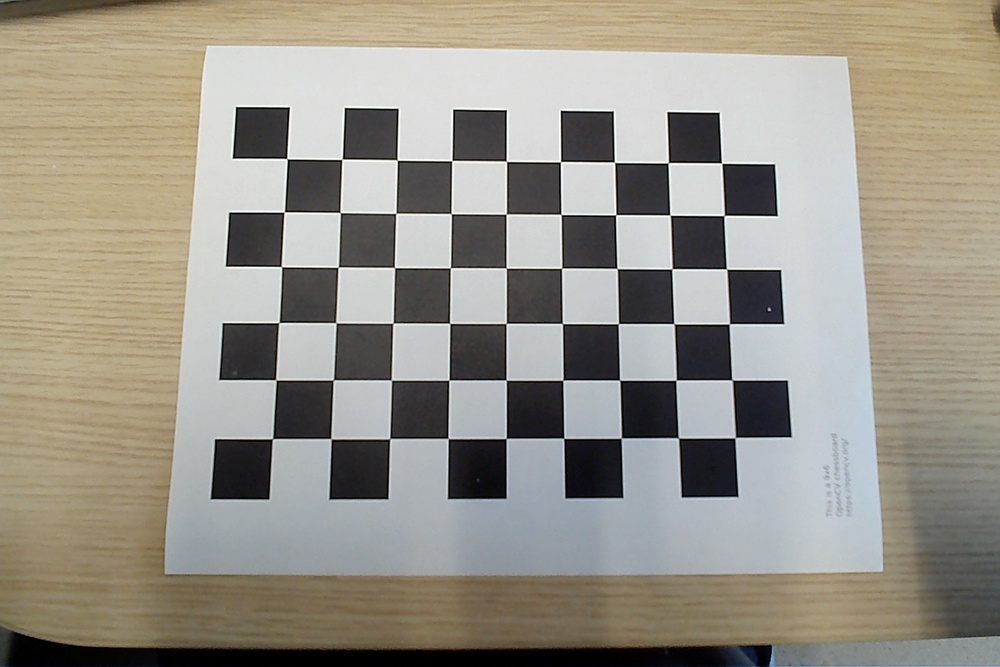
#> input picture opencv/camera_1/images/chessboard1.jpg, 1000 x 667 px, shrunk from 1440 x 960 before the run; its folder holds only this picture in this run
$ python calibrate_camera.py
#> lines starting #> are read from the running program, lines starting #| are printed output that depends on the picture; after the words box and inside, x2 and y2 are one past the last pixel; in counts of white or black regions, pixels touching at a corner belong together; long printed decimals are rounded
import numpy as np
import cv2 as cv
import glob
import os

camera_folder = 'camera_1'  # Change this for each camera
image_path = os.path.join(camera_folder, 'images', '*.jpg')
save_path = os.path.join(camera_folder, 'calibration_data.npz')

# termination criteria
criteria = (cv.TERM_CRITERIA_EPS + cv.TERM_CRITERIA_MAX_ITER, 30, 0.001)

# prepare object points, like (0,0,0), (1,0,0), (2,0,0) ....,(6,5,0)
objp = np.zeros((6*9,3), np.float32)
objp[:,:2] = np.mgrid[0:9,0:6].T.reshape(-1,2)

# Arrays to store object points and image points from all the images.
objpoints = [] # 3d point in real world space
imgpoints = [] # 2d points in image plane.

images = glob.glob(image_path)

for fname in images:
    img = cv.imread(fname)
#> img is the input picture: shape (667, 1000, 3); mean B, G, R 136.6, 147.7, 152.1
    gray = cv.cvtColor(img, cv.COLOR_BGR2GRAY)
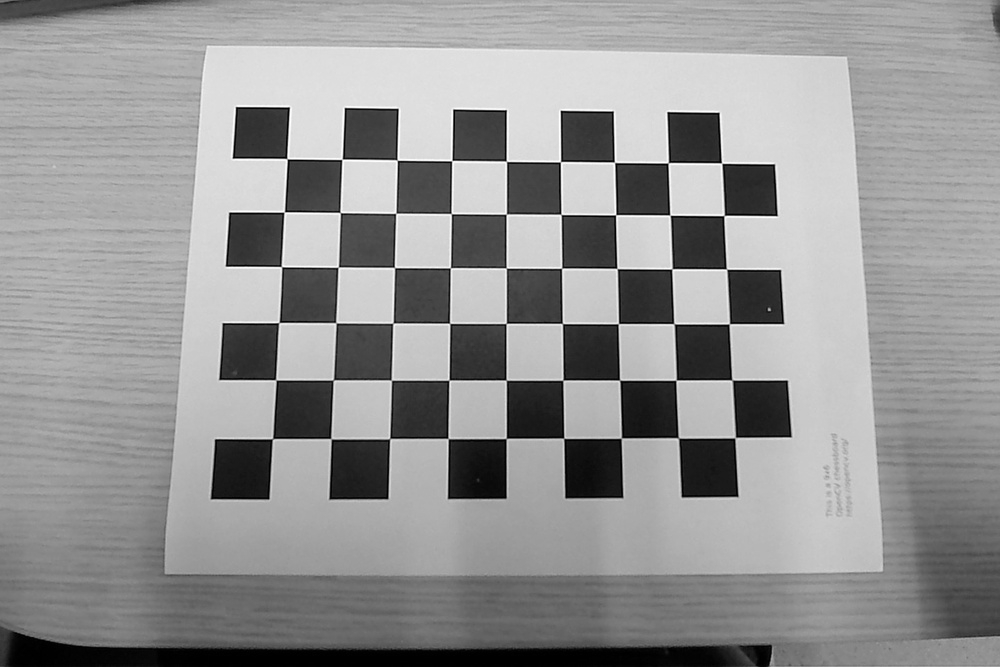
#> gray: shape (667, 1000); min 0, max 255, mean 147.7

    # Find the chess board corners
    ret, corners = cv.findChessboardCorners(gray, (9,6), None)
#> ret = True; corners = 54 rows, first 8: [286.9, 158.6], [341.9, 159.3], [397.3, 160.3], [451.7, 160.6], [506.5, 161.4], [560.5, 161.6], [614.5, 162.4], [668.3, 162.7]

    # If found, add object points, image points (after refining them)
    if ret == True:
        objpoints.append(objp)

        corners2 = cv.cornerSubPix(gray,corners, (11,11), (-1,-1), criteria)
#> corners2 = 54 rows, first 8: [287.1, 158.7], [342.1, 159.3], [397.2, 160.1], [451.8, 160.6], [506.4, 161.3], [560.5, 161.7], [614.5, 162.3], [668.3, 162.7]
        imgpoints.append(corners2)

        # Draw and display the corners
        img = cv.drawChessboardCorners(img, (9,6), corners2, ret)
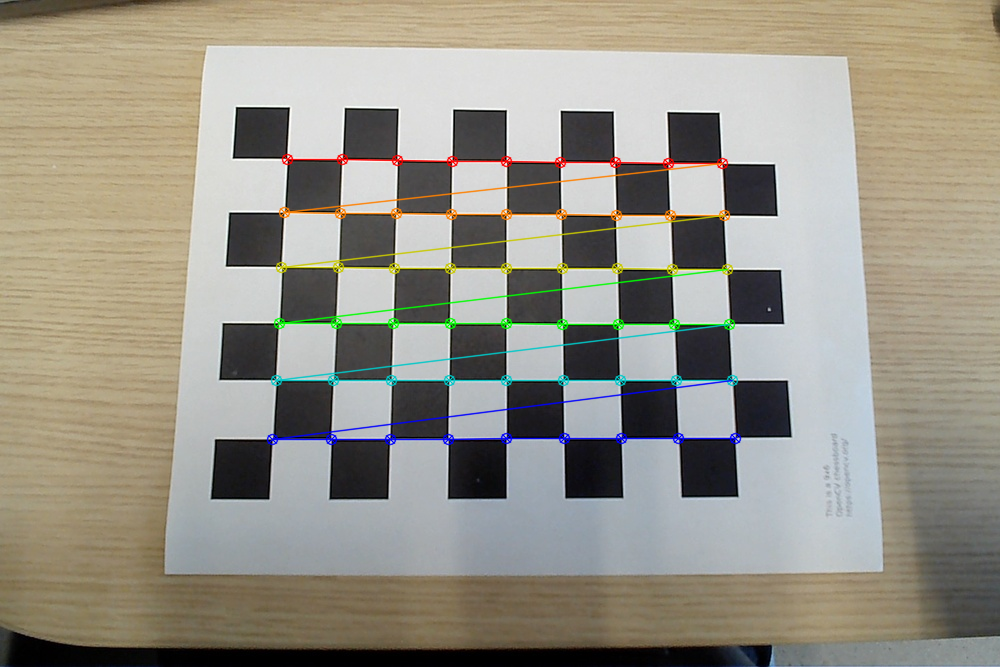
#> img: shape (667, 1000, 3); 2.86% of pixels changed, all inside (x1, y1, x2, y2) = (266, 153, 742, 446)
        cv.imshow('img', img)
        cv.waitKey(0)

cv.destroyAllWindows()

# Calibrate camera
ret, mtx, dist, rvecs, tvecs = cv.calibrateCamera(
    objpoints, imgpoints, gray.shape[::-1], None, None
)
#> ret = 0.143; mtx = [[65.07, 0, 499], [0, 64.87, 333.1], [0, 0, 1]]; dist = [[0.000343, -4.16e-05, -0.000349, 8.86e-05, 1.46e-06]]; rvecs = ([-0.0153, -0.0031, 0.00245],); tvecs = ([-3.87, -3.18, 1.19],)

# Save calibration data
np.savez(save_path, mtx=mtx, dist=dist, rvecs=rvecs, tvecs=tvecs)

# Display calibration result
print("\nCamera matrix (intrinsic parameters):\n", mtx)
#| Camera matrix (intrinsic parameters):
#|  [[ 65.072   0.         499.046]
#|  [  0.          64.865 333.138]
#|  [  0.           0.           1.        ]]
print("\nDistortion coefficients:\n", dist)
#| Distortion coefficients:
#|  [[ 3.43191885e-04 -4.16219079e-05 -3.49244187e-04  8.85556824e-05
#|    1.45548888e-06]]

$ run again, on opencv/camera_1/images/chessboard13.jpg
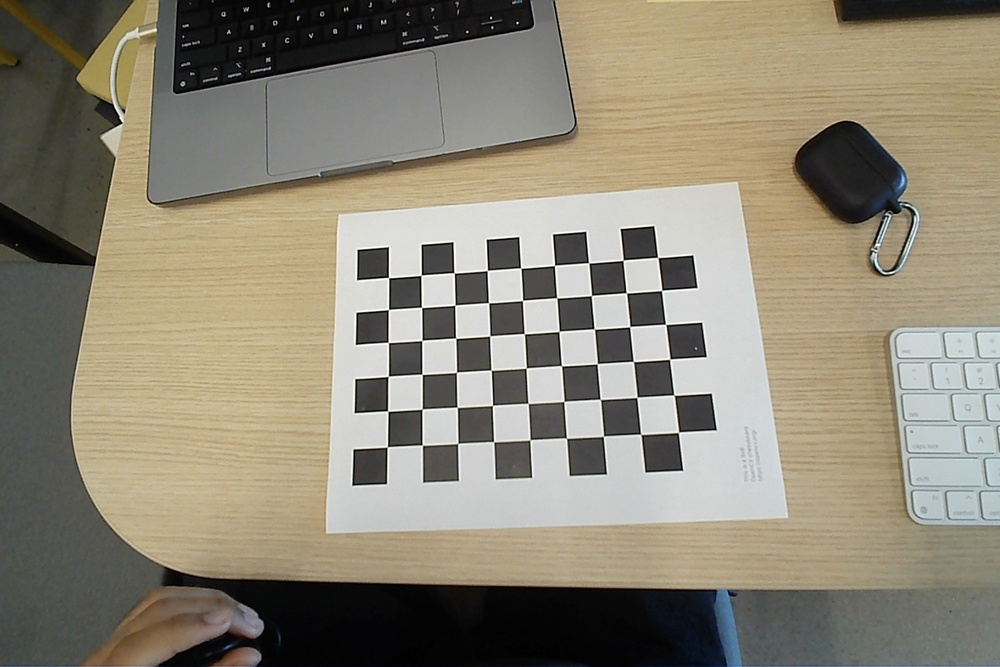
#> input picture opencv/camera_1/images/chessboard13.jpg, 1000 x 667 px, shrunk from 1440 x 960 before the run
#> img is the input picture: shape (667, 1000, 3); mean B, G, R 117.9, 134.3, 140.8
#> `gray = cv.cvtColor(img, cv.COLOR_BGR2GRAY)`:
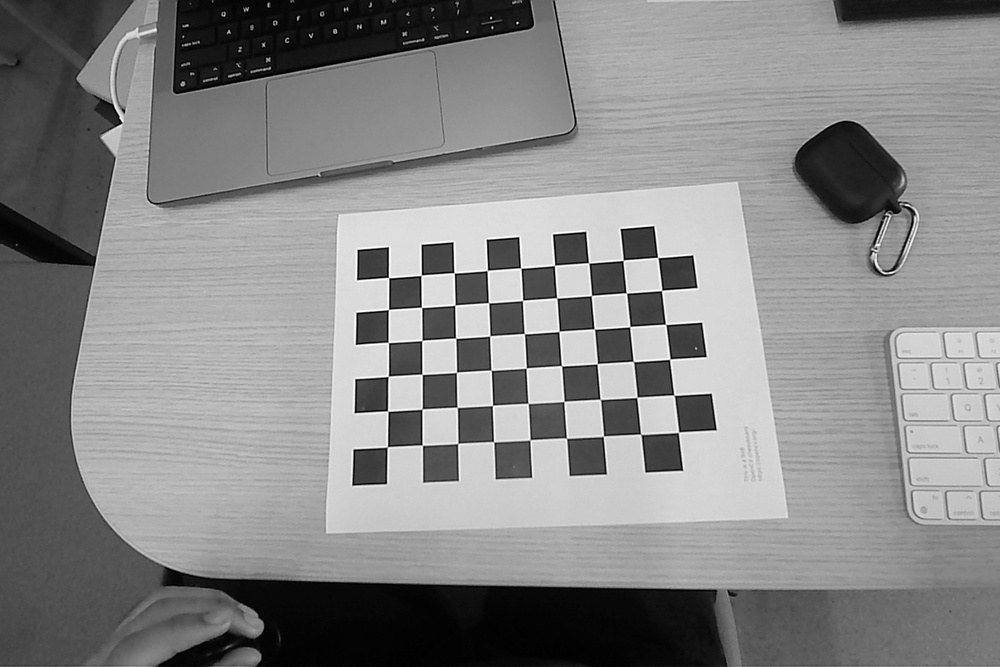
#> gray: shape (667, 1000); min 0, max 255, mean 134.4
#> `ret, corners = cv.findChessboardCorners(gray, (9,6), None)`: ret = True; corners = 54 rows, first 8: [388.5, 277.6], [421.2, 275.2], [454.1, 272.8], [487.3, 270.4], [520.8, 268], [554.5, 265.4], [588.6, 262.7], [623.1, 260.3]
#> corners2 = 54 rows, first 8: [388.5, 277.6], [421.1, 275.3], [454.1, 272.8], [487.3, 270.5], [520.7, 268], [554.5, 265.4], [588.7, 262.8], [623.1, 260.2]
#> `img = cv.drawChessboardCorners(img, (9,6), corners2, ret)`:
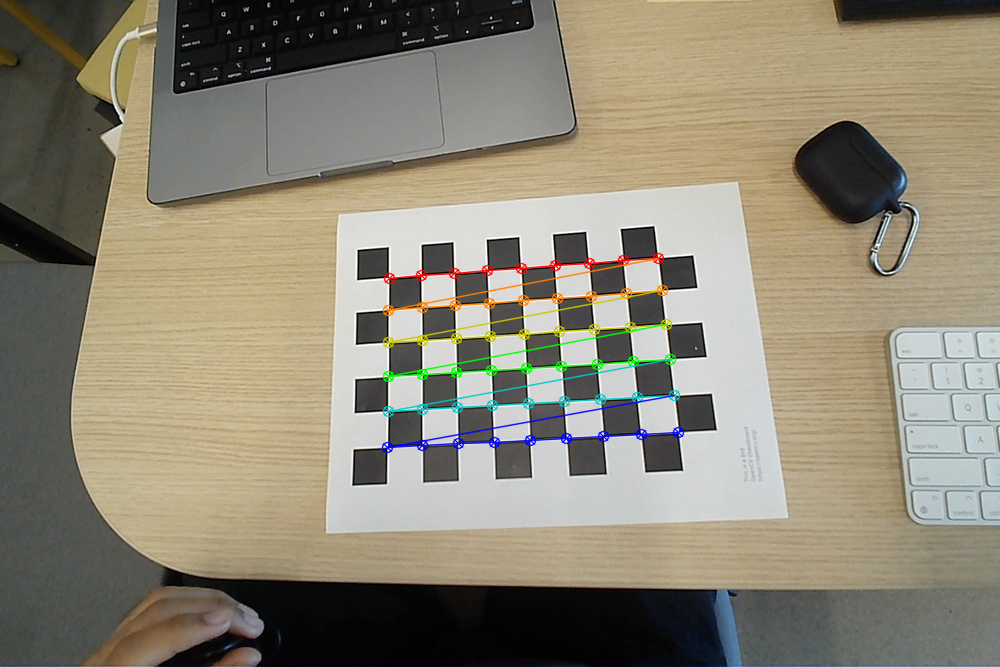
#> img: shape (667, 1000, 3); 1.99% of pixels changed, all inside (x1, y1, x2, y2) = (381, 252, 685, 454)
#> `ret, mtx, dist, rvecs, tvecs = cv.calibrateCamera( objpoints, imgpoint..`: ret = 0.115; mtx = [[568.4, 0, 502.5], [0, 566.4, 307.5], [0, 0, 1]]; dist = [[-0.0076, 0.153, -0.0059, -0.00494, -0.324]]; rvecs = ([-0.26, 0.0993, -0.0568],); tvecs = ([-3.43, -0.898, 17.2],)
#| Camera matrix (intrinsic parameters):
#|  [[568.429   0.         502.481]
#|  [  0.         566.406 307.480]
#|  [  0.           0.           1.        ]]
#| Distortion coefficients:
#|  [[-0.0076  0.1534  -0.005899 -0.004935 -0.3239 ]]

$ run again, on opencv/camera_1/images/chessboard14.jpg
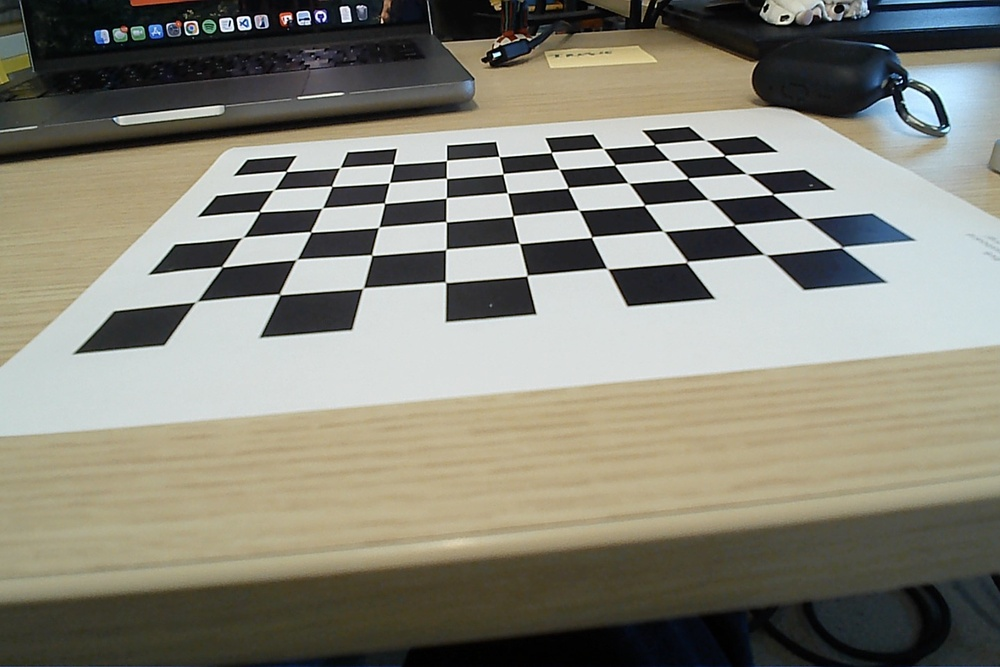
#> input picture opencv/camera_1/images/chessboard14.jpg, 1000 x 667 px, shrunk from 1440 x 960 before the run
#> img is the input picture: shape (667, 1000, 3); mean B, G, R 119.5, 131.6, 133
#> `gray = cv.cvtColor(img, cv.COLOR_BGR2GRAY)`:
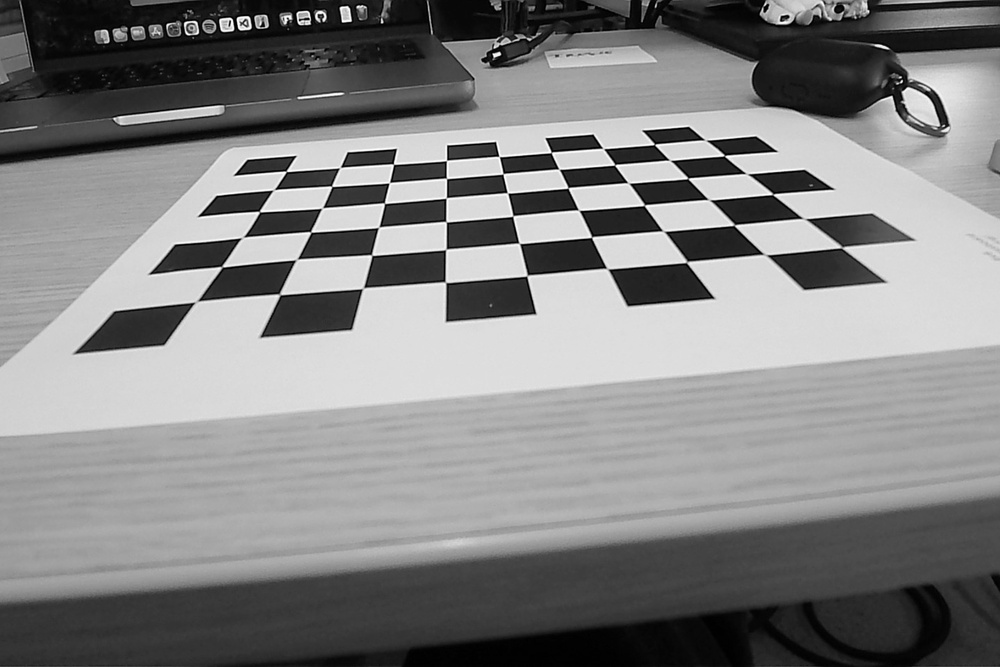
#> gray: shape (667, 1000); min 0, max 255, mean 130.6
#> `ret, corners = cv.findChessboardCorners(gray, (9,6), None)`: ret = True; corners = 54 rows, first 8: [286.2, 171.3], [340, 167.5], [393.5, 164.3], [446.5, 160.5], [499.2, 156.5], [551.3, 152.4], [603.5, 148.7], [654.5, 144.4]
#> corners2 = 54 rows, first 8: [286.2, 171.4], [339.8, 167.6], [393.4, 164.1], [446.5, 160.5], [499.2, 156.5], [551.2, 152.4], [603.2, 148.5], [654.5, 144.4]
#> `img = cv.drawChessboardCorners(img, (9,6), corners2, ret)`:
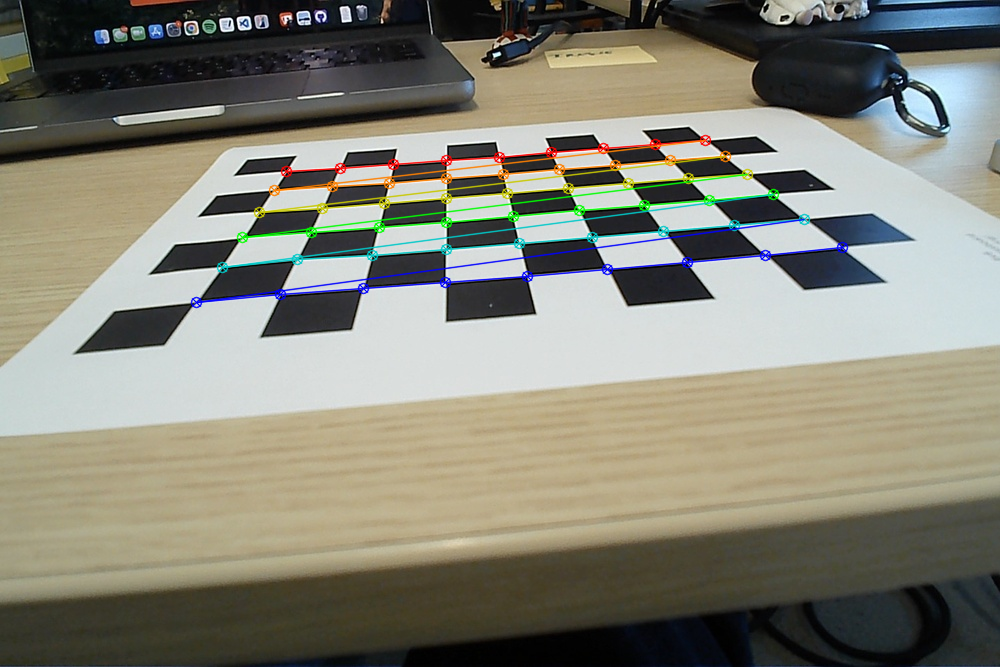
#> img: shape (667, 1000, 3); 3.05% of pixels changed, all inside (x1, y1, x2, y2) = (190, 134, 849, 309)
#> `ret, mtx, dist, rvecs, tvecs = cv.calibrateCamera( objpoints, imgpoint..`: ret = 0.619; mtx = [[678.7, 0, 480.5], [0, 898.2, 327], [0, 0, 1]]; dist = [[0.0853, -0.732, -0.00862, -0.01, 1.51]]; rvecs = ([-1.17, 0.0206, -0.0677],); tvecs = ([-3.63, -2.18, 12.88],)
#| Camera matrix (intrinsic parameters):
#|  [[678.729   0.         480.527]
#|  [  0.         898.182 326.988]
#|  [  0.           0.           1.        ]]
#| Distortion coefficients:
#|  [[ 0.08532 -0.7321  -0.008617 -0.01004  1.511]]

$ run again, on opencv/camera_1/images/chessboard2.jpg
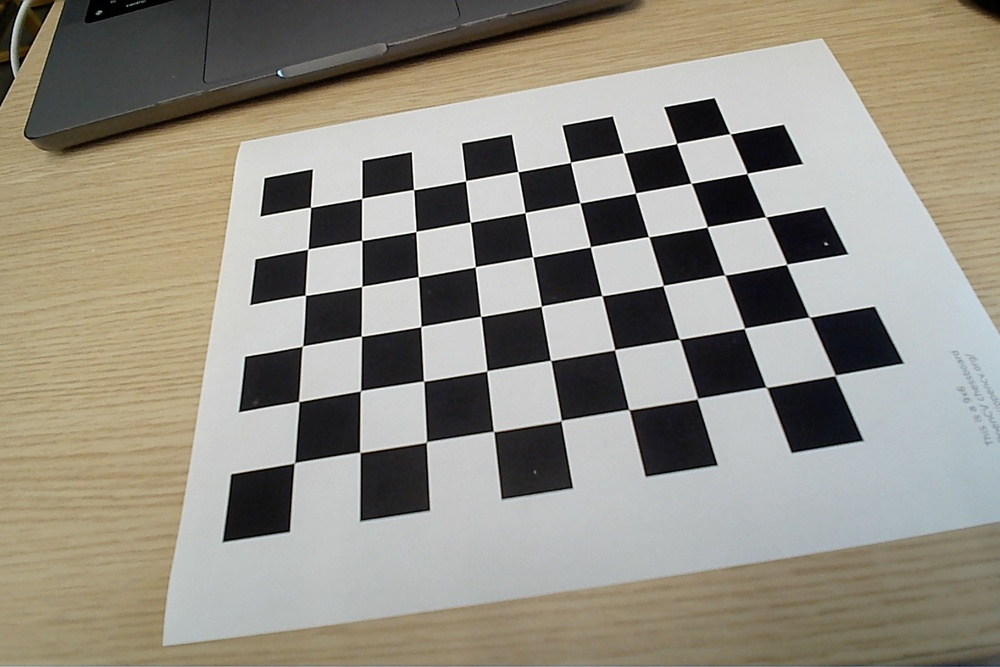
#> input picture opencv/camera_1/images/chessboard2.jpg, 1000 x 667 px, shrunk from 1440 x 960 before the run
#> img is the input picture: shape (667, 1000, 3); mean B, G, R 131, 142.3, 146.7
#> `gray = cv.cvtColor(img, cv.COLOR_BGR2GRAY)`:
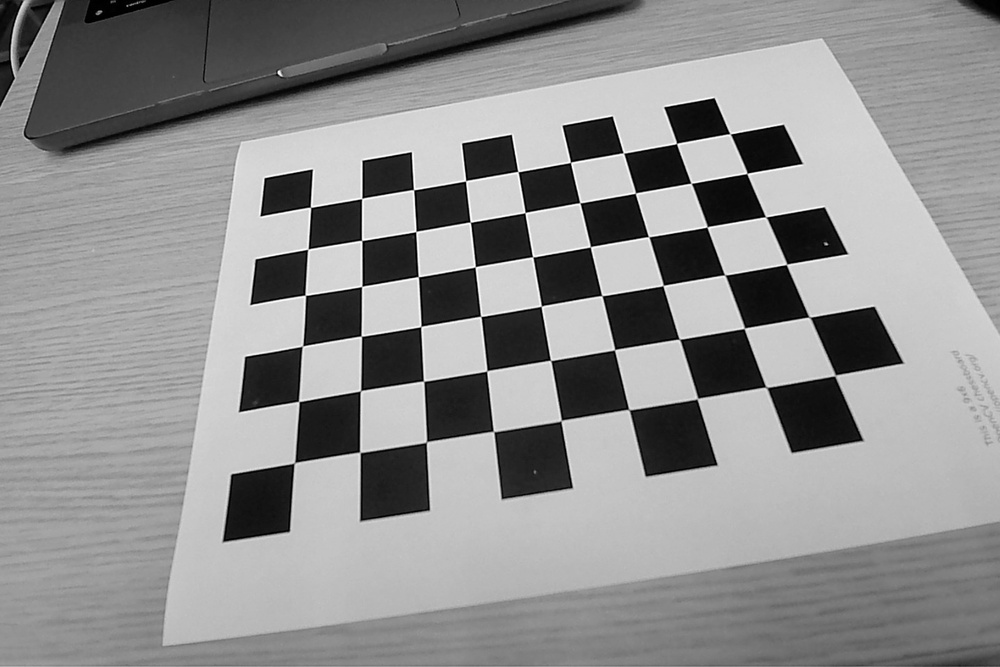
#> gray: shape (667, 1000); min 0, max 255, mean 142.3
#> `ret, corners = cv.findChessboardCorners(gray, (9,6), None)`: ret = True; corners = 54 rows, first 8: [310.5, 207.3], [361.6, 198.6], [413.6, 189.8], [465.6, 180.8], [517.9, 171.5], [570.4, 162.3], [623.4, 152.9], [676.5, 143.4]
#> corners2 = 54 rows, first 8: [310.5, 207.3], [361.7, 198.4], [413.5, 189.7], [465.6, 180.7], [517.9, 171.6], [570.5, 162.3], [623.5, 153], [676.6, 143.4]
#> `img = cv.drawChessboardCorners(img, (9,6), corners2, ret)`:
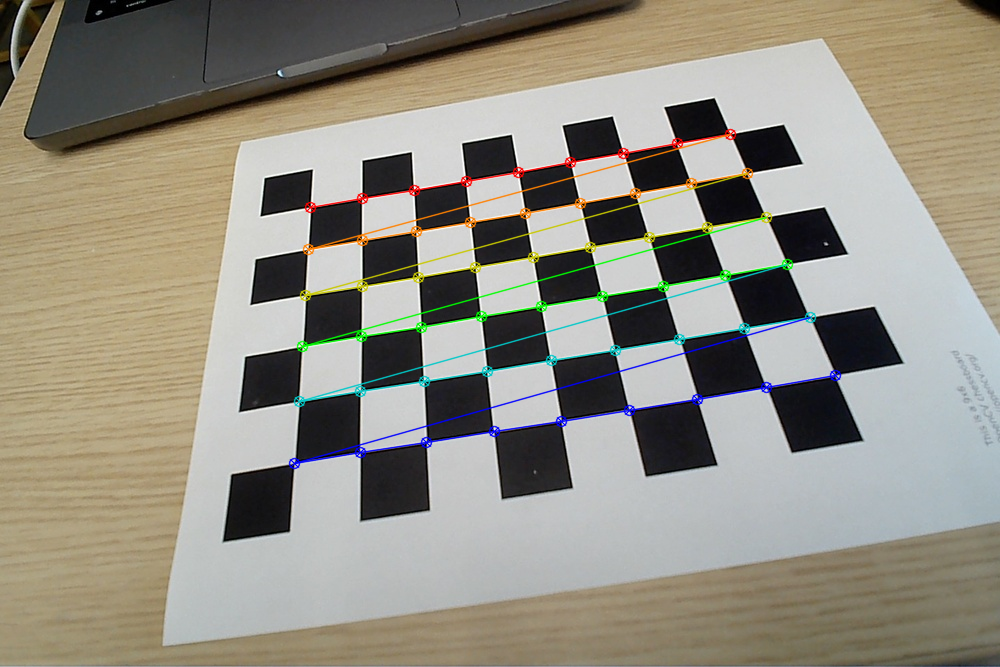
#> img: shape (667, 1000, 3); 2.96% of pixels changed, all inside (x1, y1, x2, y2) = (288, 128, 842, 470)
#> `ret, mtx, dist, rvecs, tvecs = cv.calibrateCamera( objpoints, imgpoint..`: ret = 0.302; mtx = [[663.5, 0, 486.8], [0, 718, 355.1], [0, 0, 1]]; dist = [[0.0567, -0.402, -0.00701, -0.00207, 0.75]]; rvecs = ([-0.601, 0.0854, -0.133],); tvecs = ([-3.36, -2.59, 12.75],)
#| Camera matrix (intrinsic parameters):
#|  [[663.517    0.         486.795]
#|  [  0.         717.986 355.085]
#|  [  0.           0.           1.        ]]
#| Distortion coefficients:
#|  [[ 0.0567 -0.4022 -0.007012  -0.002066  0.7503]]
